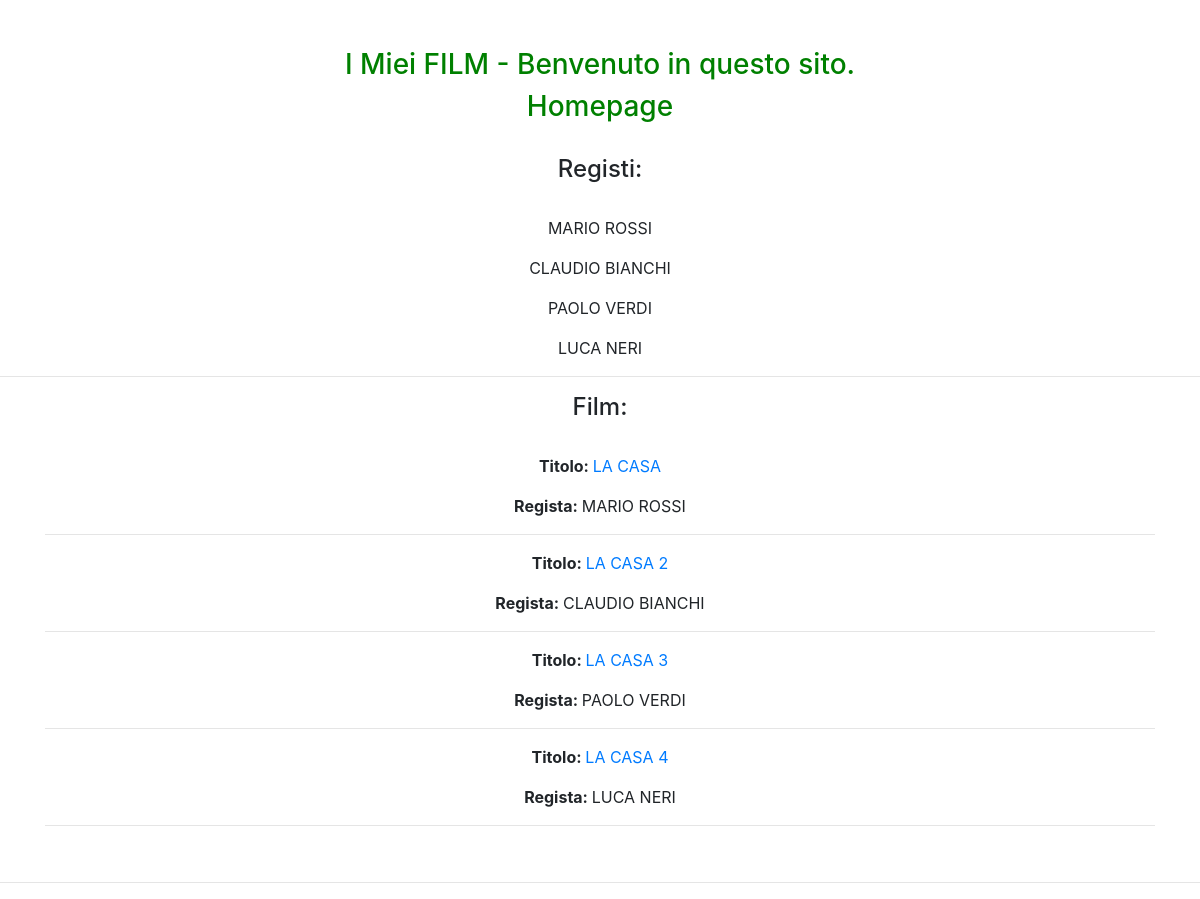
The page / on the database its author committed.
### news/models.py (models this page shows)
class Regista(models.Model):
    nome = models.CharField(max_length=20)
    cognome = models.CharField(max_length=20)
    def __str__(self):
        return self.nome + " " + self.cognome
    class Meta:
        verbose_name = "Regista"
        verbose_name_plural = "Registi"

class Film(models.Model):
    titolo = models.CharField(max_length=100) # alcuni campi necessitano di parametri obbligatori!
    contenuto = models.TextField()
    anno = models.TextField()
    regista = models.ForeignKey(Regista, on_delete=models.CASCADE, related_name="film")
    def __str__(self):
        return self.titolo
    def get_absolute_url(self):
        return reverse("film_detail", kwargs={"pk": self.pk})
    class Meta:
        verbose_name = "Film"
        verbose_name_plural = "Film"

### news/views.py (the view)
# urls.py: 2. Add a URL to urlpatterns:  path('', views.home, name='home')
def home(request):
    film = Film.objects.all()
    registi = Regista.objects.all()
    context = {"film": film, "registi": registi}
    print(context)
    return render(request, "homepage.html", context)

### templates/homepage.html (shortened to what this page needs)
{% extends 'base.html' %}
{% block content %}
<div class="container">
    <h3 style = "text-align:center">Homepage </h3>
</div>
    <br>
    <div class="container">
    <h4 style = "text-align:center">Registi:</h4>
    <br>
    {% for regista in registi %}
        <p style = "text-align:center">{{ regista.nome }} {{ regista.cognome }}</p>
    {% endfor %}
    </div>
    <hr>
    <div class="container">
    <h4 style = "text-align:center">Film:</h4>
    <br>
    {% for film in film %}
        <p style = "text-align:center"><strong>Titolo: </strong><a href="{{ film.get_absolute_url }}">{{ film.titolo }}</a></p>
        <p style = "text-align:center"><strong>Regista: </strong>{{ film.regista }}</p>
        <hr>
    {% endfor %}
    </div>
    <br>
    <hr>
{% endblock content %}

### templates/base.html (shortened to what this page needs)
{% load static %}
<!doctype html>
<html lang="it">
  <head>
    <link rel="stylesheet" href="https://maxcdn.bootstrapcdn.com/bootstrap/4.0.0/css/bootstrap.min.css">
    <link rel="stylesheet" href="{% static 'news.css' %}">
  </head>
  <body>
    <br>
    <br>
    <h3 style = "text-align:center">I Miei FILM - Benvenuto in questo sito.</h3>
    {% block content %}
    {% endblock content %}
  </body>
</html>

### news/static/news.css (style rules this page uses)
h3 { color: green; }

### rows shown on the page
Regista: nome "MARIO", cognome "ROSSI"
Regista: nome "CLAUDIO", cognome "BIANCHI"
Regista: nome "PAOLO", cognome "VERDI"
Regista: nome "LUCA", cognome "NERI"
Film: titolo "LA CASA", regista "MARIO ROSSI"
Film: titolo "LA CASA 2", regista "CLAUDIO BIANCHI"
Film: titolo "LA CASA 3", regista "PAOLO VERDI"
Film: titolo "LA CASA 4", regista "LUCA NERI"
